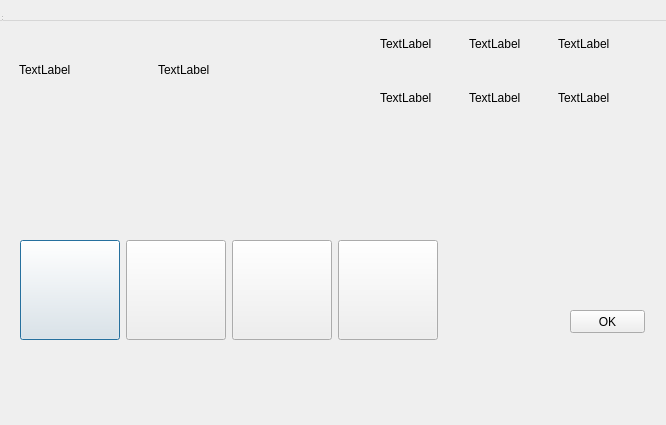
<?xml version="1.0" encoding="UTF-8"?>
<ui version="4.0">
 <class>fr_sel</class>
 <widget class="QDialog" name="fr_sel">
  <property name="geometry">
   <rect>
    <x>0</x>
    <y>0</y>
    <width>666</width>
    <height>425</height>
   </rect>
  </property>
  <property name="windowTitle">
   <string>MainWindow</string>
  </property>
  <widget class="QWidget" name="centralwidget">
   <widget class="QWidget" name="horizontalLayoutWidget">
    <property name="geometry">
     <rect>
      <x>19</x>
      <y>19</y>
      <width>271</width>
      <height>101</height>
     </rect>
    </property>
    <layout class="QHBoxLayout" name="horizontalLayout">
     <item>
      <widget class="QLabel" name="label">
       <property name="text">
        <string>TextLabel</string>
       </property>
      </widget>
     </item>
     <item>
      <widget class="QLabel" name="label_2">
       <property name="text">
        <string>TextLabel</string>
       </property>
      </widget>
     </item>
    </layout>
   </widget>
   <widget class="QWidget" name="horizontalLayoutWidget_2">
    <property name="geometry">
     <rect>
      <x>20</x>
      <y>220</y>
      <width>420</width>
      <height>141</height>
     </rect>
    </property>
    <layout class="QHBoxLayout" name="horizontalLayout_2">
     <item>
      <widget class="QPushButton" name="FR_1">
       <property name="minimumSize">
        <size>
         <width>100</width>
         <height>100</height>
        </size>
       </property>
       <property name="maximumSize">
        <size>
         <width>100</width>
         <height>100</height>
        </size>
       </property>
       <property name="baseSize">
        <size>
         <width>0</width>
         <height>80</height>
        </size>
       </property>
       <property name="text">
        <string/>
       </property>
      </widget>
     </item>
     <item>
      <widget class="QPushButton" name="FR_2">
       <property name="minimumSize">
        <size>
         <width>100</width>
         <height>100</height>
        </size>
       </property>
       <property name="maximumSize">
        <size>
         <width>100</width>
         <height>100</height>
        </size>
       </property>
       <property name="baseSize">
        <size>
         <width>0</width>
         <height>80</height>
        </size>
       </property>
       <property name="text">
        <string/>
       </property>
      </widget>
     </item>
     <item>
      <widget class="QPushButton" name="FR_3">
       <property name="minimumSize">
        <size>
         <width>100</width>
         <height>100</height>
        </size>
       </property>
       <property name="maximumSize">
        <size>
         <width>100</width>
         <height>100</height>
        </size>
       </property>
       <property name="baseSize">
        <size>
         <width>0</width>
         <height>80</height>
        </size>
       </property>
       <property name="text">
        <string/>
       </property>
      </widget>
     </item>
     <item>
      <widget class="QPushButton" name="FR_4">
       <property name="minimumSize">
        <size>
         <width>100</width>
         <height>100</height>
        </size>
       </property>
       <property name="maximumSize">
        <size>
         <width>100</width>
         <height>100</height>
        </size>
       </property>
       <property name="baseSize">
        <size>
         <width>0</width>
         <height>80</height>
        </size>
       </property>
       <property name="text">
        <string/>
       </property>
      </widget>
     </item>
    </layout>
   </widget>
   <widget class="QPushButton" name="pushButton">
    <property name="geometry">
     <rect>
      <x>570</x>
      <y>310</y>
      <width>75</width>
      <height>23</height>
     </rect>
    </property>
    <property name="text">
     <string>OK</string>
    </property>
   </widget>
   <widget class="QWidget" name="">
    <property name="geometry">
     <rect>
      <x>380</x>
      <y>20</y>
      <width>261</width>
      <height>101</height>
     </rect>
    </property>
    <layout class="QGridLayout" name="gridLayout_2">
     <item row="1" column="0">
      <widget class="QLabel" name="label_4">
       <property name="text">
        <string>TextLabel</string>
       </property>
      </widget>
     </item>
     <item row="0" column="0">
      <widget class="QLabel" name="label_3">
       <property name="text">
        <string>TextLabel</string>
       </property>
      </widget>
     </item>
     <item row="0" column="1">
      <widget class="QLabel" name="label_5">
       <property name="text">
        <string>TextLabel</string>
       </property>
      </widget>
     </item>
     <item row="1" column="1">
      <widget class="QLabel" name="label_7">
       <property name="text">
        <string>TextLabel</string>
       </property>
      </widget>
     </item>
     <item row="0" column="2">
      <widget class="QLabel" name="label_6">
       <property name="text">
        <string>TextLabel</string>
       </property>
      </widget>
     </item>
     <item row="1" column="2">
      <widget class="QLabel" name="label_8">
       <property name="text">
        <string>TextLabel</string>
       </property>
      </widget>
     </item>
    </layout>
   </widget>
  </widget>
  <widget class="QMenuBar" name="menubar">
   <property name="geometry">
    <rect>
     <x>0</x>
     <y>0</y>
     <width>666</width>
     <height>21</height>
    </rect>
   </property>
  </widget>
  <widget class="QStatusBar" name="statusbar"/>
 </widget>
 <resources/>
 <connections/>
</ui>
